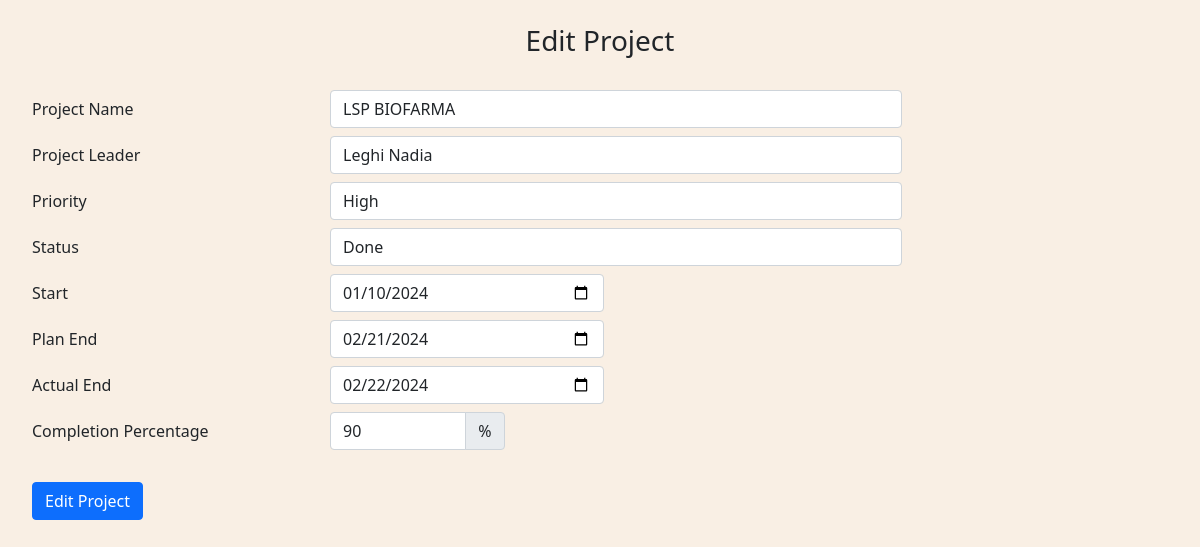
/edit_project.php?id=1, run on an earlier commit of the app's database.
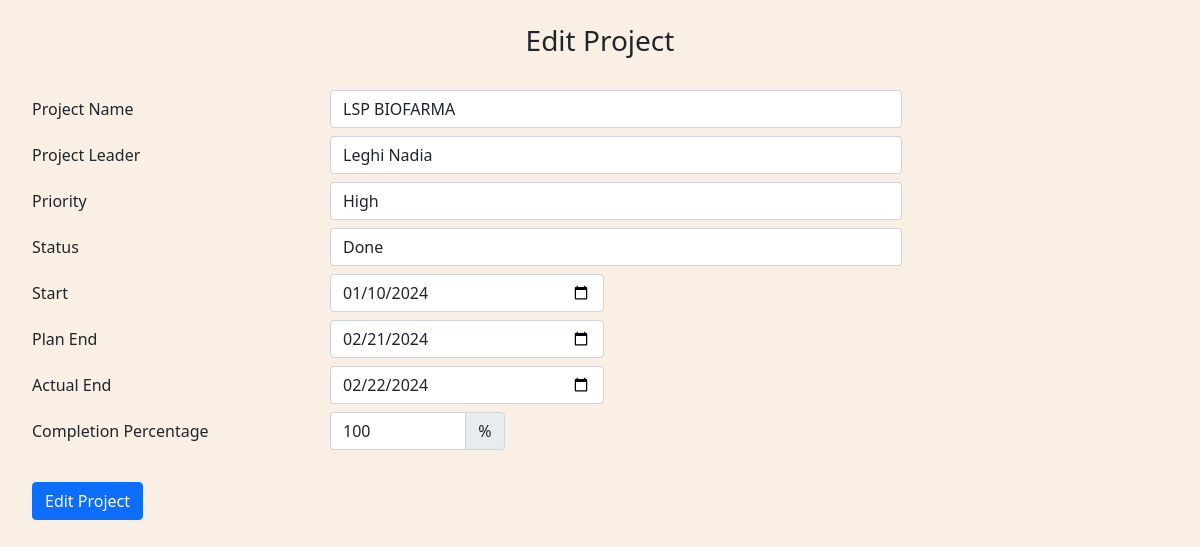
And on a later commit of the database.
### tables this page shows
CREATE TABLE `project_list` (
  `id` int(11) NOT NULL,
  `project` varchar(100) NOT NULL,
  `priority` enum('Low','Medium','High') NOT NULL,
  `status` enum('Stuck','Working on it','Done') NOT NULL,
  `start` date NOT NULL,
  `plan_end` date NOT NULL,
  `actual_end` date NOT NULL,
  `complete` varchar(10) NOT NULL,
  `created_at` datetime NOT NULL,
  `updated_at` datetime NOT NULL,
  `pl` varchar(100) NOT NULL
);

### edit_project.php (the view, shortened to what this page needs)
<!DOCTYPE html>
<html>
<head>
    <link href="https://cdn.jsdelivr.net/npm/bootstrap@5.0.1/dist/css/bootstrap.min.css" rel="stylesheet">
</head>
<body style="background-color:#F9EFE4">
    <?php
    include "koneksi.php";
    $qry_get_project=mysqli_query($conn,"select * from project_list where id = '".$_GET['id']."'");
    $dt_project=mysqli_fetch_array($qry_get_project);
    ?>
    <br>
    <h3 style="text-align:center">Edit Project</h3>
    <form action="proses_edit_project.php" method="post">
        <br>
        <ul>
      <div class="row mb-2">
        <label name="project" class="col-sm-3 col-form-label">Project Name</label>
        <div class="col-sm-6">
          <input type="text" name="project" value= "<?=$dt_project['project']?>" class="form-control">
        </div>
      </div>
      <div class="row mb-2">
        <label name="pl" class="col-sm-3 col-form-label">Project Leader</label>
        <div class="col-sm-6">
          <input type="text" name="pl" value= "<?=$dt_project['pl']?>" class="form-control">
        </div>
      </div>
      <fieldset class="row mb-2">
        <legend class="col-form-label col-sm-3">Priority</legend>
             <div class="col-sm-6">
                 <select name="priority" class="form-control">
                   <option value="High">High</option>
                  </select>
               </div>
      </fieldset>
<fieldset class="row mb-2">
    <legend class="col-form-label col-sm-3">Status</legend>
    <div class="col-sm-6">
        <select name="status" class="form-control">
            <option value="Done">Done</option>
        </select>
    </div>
</fieldset>
      <div class="row mb-2">
        <label name="start" class="col-sm-3 col-form-label">Start</label>
        <div class="col-sm-3">
          <input type="date" name="start" value= "<?=$dt_project['start']?>" class="form-control">
        </div>
      </div>
      <div class="row mb-2">
        <label name="plan_end" class="col-sm-3 col-form-label">Plan End</label>
        <div class="col-sm-3">
          <input type="date" name="plan_end" value= "<?=$dt_project['plan_end']?>" class="form-control">
        </div>
      </div>
      <div class="row mb-2">
        <label name="actual_end" class="col-sm-3 col-form-label">Actual End</label>
        <div class="col-sm-3">
          <input type="date" name="actual_end" value= "<?=$dt_project['actual_end']?>" class="form-control">
        </div>
      </div>
      <div class="row mb-2">
        <label name="complete" for="percentageInput" class="col-sm-3 col-form-label">Completion Percentage</label>
        <div class="col-sm-2">
          <div class="input-group">
            <input type="number" id="percentageInput" onchange="setPercentageTask(this, 50716)" value= "<?=$dt_project['complete']?>" class="form-control" fdprocessedid="0o96e5" name="complete">
            <span class="input-group-text">%</span>
          </div>
        </div>
      </div>
      <br>
      <input type="submit" name="simpan" value="Edit Project" class="btn btn-primary">
</ul>
    </form>
</body>
</html>

What changed in the data, as far as the page shows it:
changed project_list "LSP BIOFARMA": complete "90" → "100"
